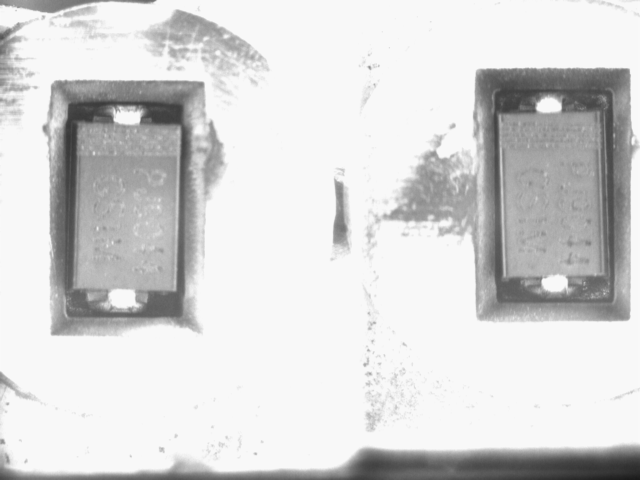
//> input picture 2019_01_21_10_20_52_050.bmp, 1280 x 960 px, given in place of 1.jpg, which was not available (shown at 1/2 size)
$ ./test18111601   (built with g++ and OpenCV 4)
//> lines starting //> are read from the running program, lines starting //| are printed output that depends on the picture; after the words box and inside, x2 and y2 are one past the last pixel; in counts of white or black regions, pixels touching at a corner belong together; pictures that were not available may be replaced by others from this repository, and a replacement may not be noted
#include "highgui/highgui.hpp"
#include "imgproc/imgproc.hpp"
#include "iostream"

using namespace std;
using namespace cv;

int main(int argc, char *argv[])
{
	Mat imageSource = imread("1.jpg", 0);
//> imageSource is the input picture: 960 rows x 1280 cols, CV_8UC1; min 26, max 250, mean 213.9
	imshow("Source Image", imageSource);
	vector<Point> contour;
	Point p1(800,400), p2(1100,605), p3(902,970), p4(802,780);//随意给了4个点
	contour.push_back(p1);
	contour.push_back(p2);
	contour.push_back(p3);
	contour.push_back(p4);
	RotatedRect rect = minAreaRect(contour);//外接矩形
	Point2f vertices[4];
	rect.points(vertices);//外接矩形的4个顶点
	for (int i = 0; i < 4; i++)//画矩形
		line(imageSource, vertices[i], vertices[(i + 1) % 4], Scalar(255, 0, 0));
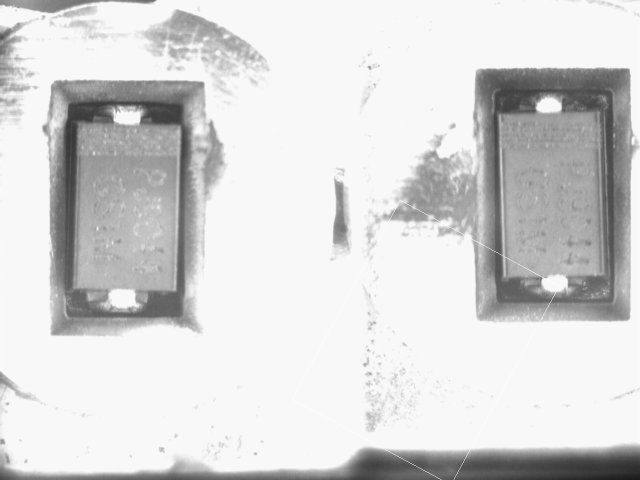
//> imageSource: 960 rows x 1280 cols, CV_8UC1 (shown at 1/2 size); 0.11% of pixels changed, all inside (x1, y1, x2, y2) = (584, 400, 1119, 960)

	/*Rect brect = rect.boundingRect();
	rectangle(imageSource, brect, Scalar(255, 0, 0));*/
	imshow("Source Image1", imageSource);
	Point2f center = rect.center;//外接矩形中心点坐标
	Mat rot_mat = getRotationMatrix2D(center, rect.angle, 1.0);//求旋转矩阵
	Mat rot_image;
	Size dst_sz(imageSource.size());
//> dst_sz = Size(1280, 960)
	warpAffine(imageSource, rot_image, rot_mat, dst_sz);//原图像旋转
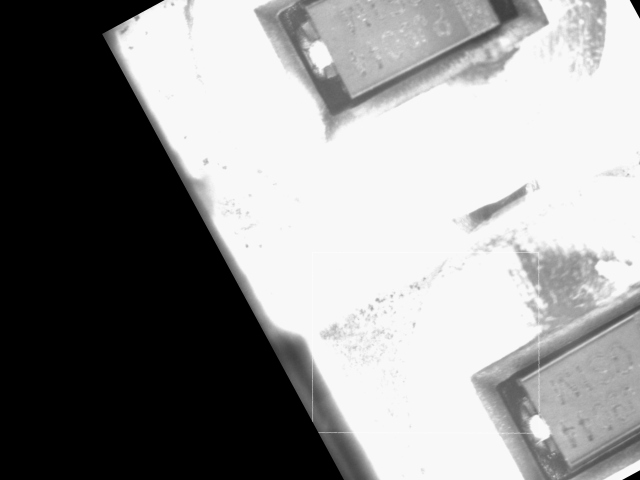
//> rot_image: 960 rows x 1280 cols, CV_8UC1 (shown at 1/2 size); min 0, max 255, mean 145
	imshow("rot_image", rot_image);
	Mat result1 = rot_image(Rect(center.x - (rect.size.width / 2), center.y - (rect.size.height/2), rect.size.width, rect.size.height));//提取ROI
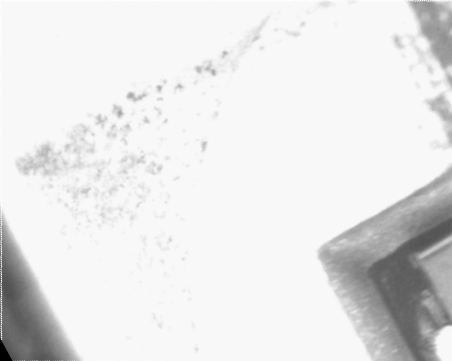
//> result1: 361 rows x 452 cols, CV_8UC1; min 0, max 255, mean 230.4
	imshow("result", result1);

	waitKey(0);
	return 0;
}

$ run again, on 2019_01_21_10_21_22_970.bmp
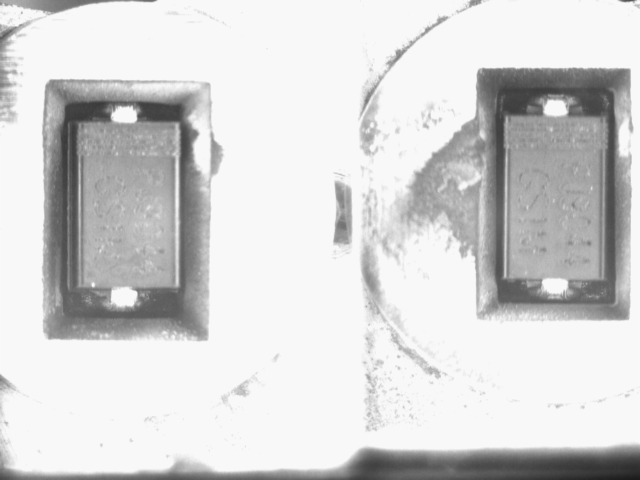
//> input picture 2019_01_21_10_21_22_970.bmp, 1280 x 960 px, given in place of 1.jpg, which was not available (shown at 1/2 size)
//> imageSource is the input picture: 960 rows x 1280 cols, CV_8UC1; min 26, max 250, mean 212.4
//> after the loop `for (int i = 0; i < 4; i++)`:
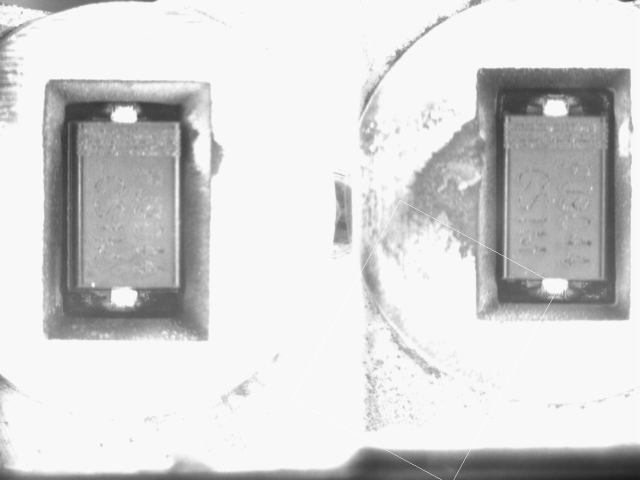
//> imageSource: 960 rows x 1280 cols, CV_8UC1 (shown at 1/2 size); 0.11% of pixels changed, all inside (x1, y1, x2, y2) = (584, 400, 1119, 960)
//> `Mat result1 = rot_image(Rect(center.x - (rect.size.width / 2), center...`:
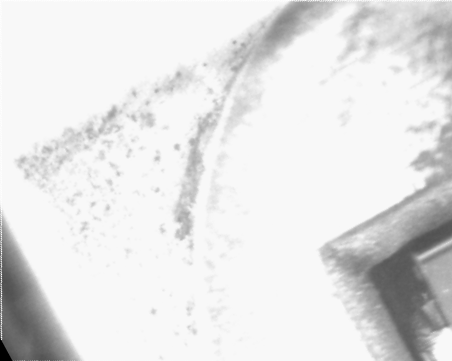
//> result1: 361 rows x 452 cols, CV_8UC1; min 0, max 255, mean 227.9
